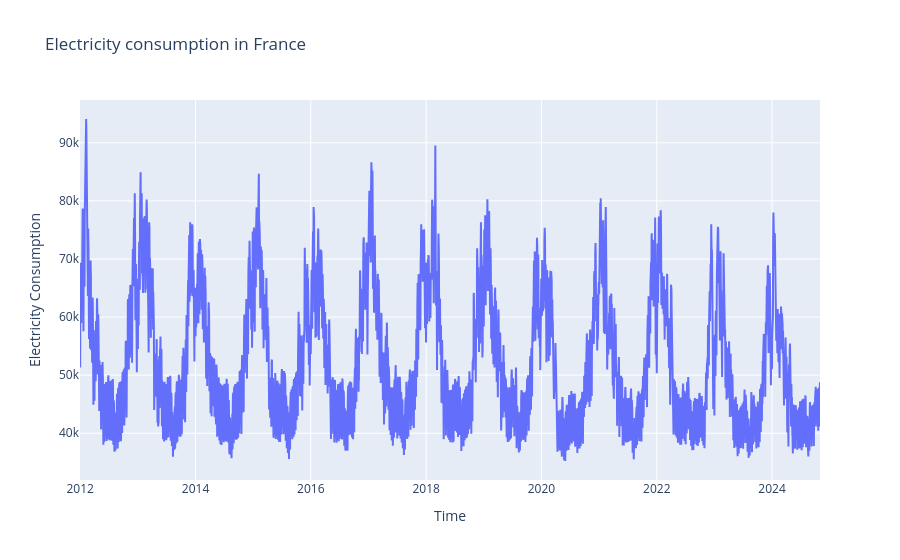

This figure's notebook cell:
### Code cell
fig = go.Figure()
fig.add_trace(go.Scatter(x = data['ds'], y = data['y'], mode = 'lines', name = 'Real'))
fig.update_layout(xaxis_title = 'Time', yaxis_title = 'Electricity Consumption', title = 'Electricity consumption in France')
fig.show()

### Figure 1 — Plotly figure (JSON) as saved in the notebook; plotly's stock layout.template omitted (floating-point values rounded to 4 significant figures; data arrays with more than 128 entries replaced by an {"elided": "..."} marker saying what was removed)
{"data": [{"mode": "lines", "name": "Real", "type": "scatter", "x": {"elided": "4689 str values"}, "y": {"elided": "4689 float values"}}], "layout": {"title": {"text": "Electricity consumption in France"}, "xaxis": {"title": {"text": "Time"}}, "yaxis": {"title": {"text": "Electricity Consumption"}}}}
